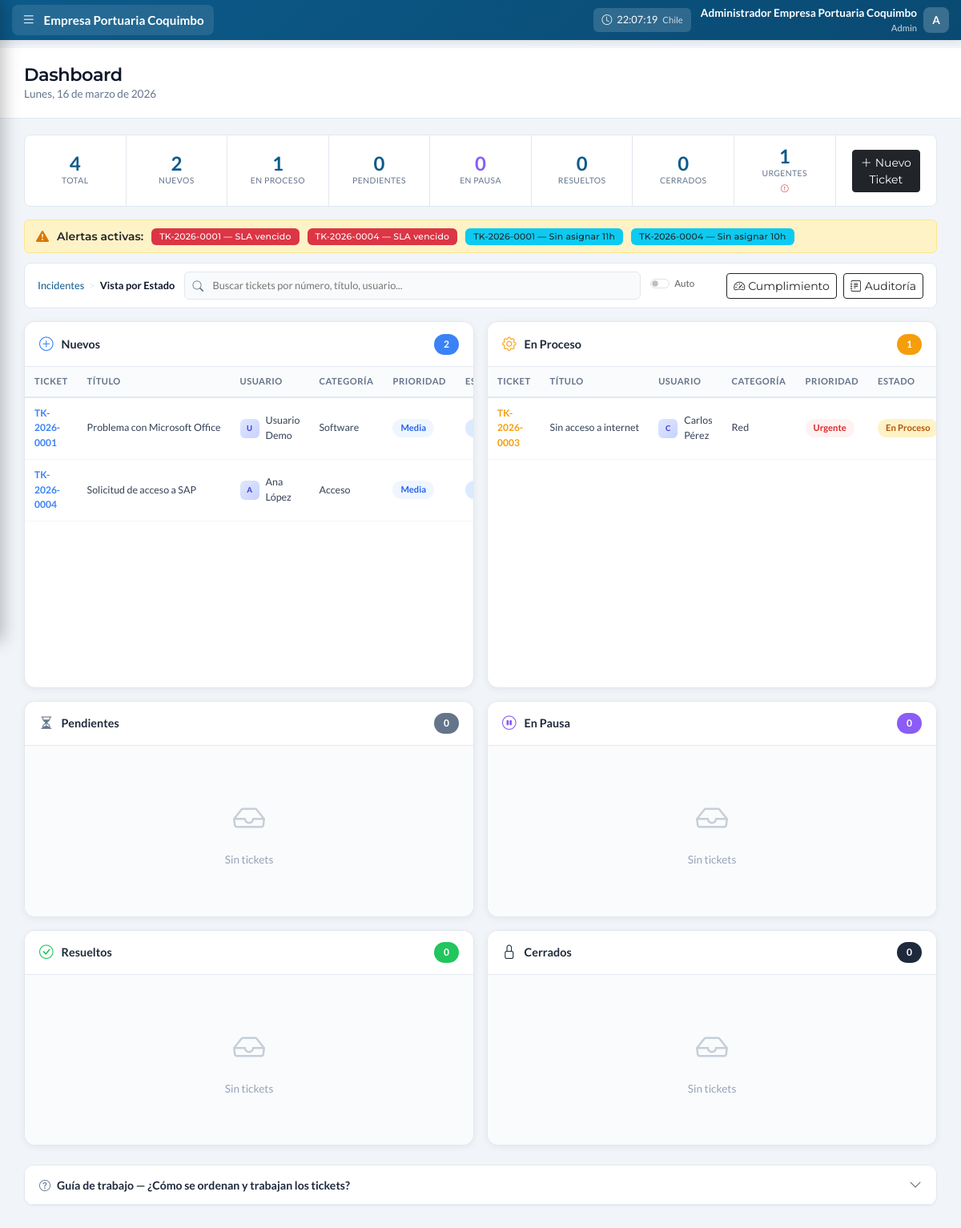
/soporte_admin.php (signed in), run on the app's committed database.
### tables this page shows
CREATE TABLE IF NOT EXISTS users (
    id INT AUTO_INCREMENT PRIMARY KEY,
    name VARCHAR(100) NOT NULL,
    username VARCHAR(50) NOT NULL UNIQUE,
    email VARCHAR(150) NOT NULL UNIQUE,
    password VARCHAR(255) NOT NULL,
    role ENUM('admin', 'soporte', 'social', 'denuncia', 'user') NOT NULL DEFAULT 'user',
    is_active TINYINT(1) DEFAULT 1,
    last_login TIMESTAMP NULL,
    login_attempts INT DEFAULT 0,
    locked_until TIMESTAMP NULL,
    birthday DATE DEFAULT NULL,
    phone VARCHAR(20) DEFAULT NULL,
    department VARCHAR(100) DEFAULT NULL,
    position VARCHAR(100) DEFAULT NULL,
    avatar VARCHAR(255) DEFAULT NULL,
    bio TEXT DEFAULT NULL,
    created_at TIMESTAMP DEFAULT CURRENT_TIMESTAMP,
    updated_at TIMESTAMP DEFAULT CURRENT_TIMESTAMP ON UPDATE CURRENT_TIMESTAMP,
    INDEX idx_username (username),
    INDEX idx_email (email),
    INDEX idx_role (role)
);

CREATE TABLE IF NOT EXISTS tickets (
    id INT AUTO_INCREMENT PRIMARY KEY,
    ticket_number VARCHAR(20) NOT NULL UNIQUE,
    user_id INT DEFAULT NULL,
    user_name VARCHAR(100) DEFAULT NULL,
    user_email VARCHAR(150) DEFAULT NULL,
    user_department VARCHAR(100) DEFAULT NULL,
    user_phone VARCHAR(20) DEFAULT NULL,
    category ENUM('hardware', 'software', 'red', 'acceso', 'otro') NOT NULL DEFAULT 'otro',
    priority ENUM('baja', 'media', 'alta', 'urgente') NOT NULL DEFAULT 'media',
    title VARCHAR(200) NOT NULL,
    description TEXT NOT NULL,
    status ENUM('abierto', 'asignado', 'en_proceso', 'pendiente', 'en_pausa', 'resuelto', 'cerrado') DEFAULT 'abierto',
    assigned_to INT DEFAULT NULL,
    assigned_by INT DEFAULT NULL,
    resolution TEXT DEFAULT NULL,
    resolution_type ENUM('solucionado', 'sin_solucion', 'duplicado', 'cancelado') DEFAULT NULL,
    created_at TIMESTAMP DEFAULT CURRENT_TIMESTAMP,
    first_response_at TIMESTAMP NULL,
    assigned_at TIMESTAMP NULL,
    work_started_at TIMESTAMP NULL,
    resolved_at TIMESTAMP NULL,
    closed_at TIMESTAMP NULL,
    updated_at TIMESTAMP DEFAULT CURRENT_TIMESTAMP ON UPDATE CURRENT_TIMESTAMP,
    sla_response_target INT DEFAULT NULL,
    sla_resolution_target INT DEFAULT NULL,
    sla_response_met TINYINT(1) DEFAULT NULL,
    sla_resolution_met TINYINT(1) DEFAULT NULL,
    sla_paused_at TIMESTAMP NULL,
    sla_paused_minutes INT DEFAULT 0,
    FOREIGN KEY (user_id) REFERENCES users(id) ON DELETE SET NULL,
    FOREIGN KEY (assigned_to) REFERENCES users(id) ON DELETE SET NULL,
    FOREIGN KEY (assigned_by) REFERENCES users(id) ON DELETE SET NULL,
    INDEX idx_ticket_number (ticket_number),
    INDEX idx_status (status),
    INDEX idx_priority (priority),
    INDEX idx_assigned (assigned_to),
    INDEX idx_created (created_at)
);

### public/soporte_admin.php (the view, shortened to what the rows shown need)
<?php
require_once '../includes/bootstrap.php';
$user = getCurrentUser();
    ?>
    <?php
$page = $_GET['page'] ?? 'dashboard';
$where = '';
$tickets = $pdo->query("
    SELECT t.*,
           COALESCE(u.name, t.user_name) as user_name,
           a.name as assigned_name,
           (SELECT COUNT(*) FROM ticket_attachments ta WHERE ta.ticket_id = t.id) as attachment_count,
           (SELECT COUNT(*) FROM ticket_comments tc WHERE tc.ticket_id = t.id AND tc.comment LIKE '%Archivos adjuntos%') as comment_attachments,
           CASE WHEN t.status IN ('resuelto', 'cerrado')
               THEN COALESCE(sla.resolution_minutes, CASE t.priority WHEN 'urgente' THEN 240 WHEN 'alta' THEN 480 WHEN 'media' THEN 1440 ELSE 2880 END)
                    - TIMESTAMPDIFF(MINUTE, t.created_at, COALESCE(t.resolved_at, t.updated_at))
               ELSE COALESCE(sla.resolution_minutes, CASE t.priority WHEN 'urgente' THEN 240 WHEN 'alta' THEN 480 WHEN 'media' THEN 1440 ELSE 2880 END)
                    - TIMESTAMPDIFF(MINUTE, t.created_at, NOW())
           END as sla_remaining_min
    FROM tickets t
    LEFT JOIN users u ON t.user_id = u.id
    LEFT JOIN users a ON t.assigned_to = a.id
    LEFT JOIN sla_settings sla ON sla.priority = t.priority AND sla.is_active = 1
    $where
    ORDER BY sla_remaining_min ASC
    LIMIT 100
")->fetchAll();
$slaAlerts = $pdo->query("
    SELECT t.*,
           COALESCE(u.name, t.user_name) as user_name,
           TIMESTAMPDIFF(MINUTE, t.created_at, NOW()) as elapsed_minutes,
           CASE t.priority
               WHEN 'urgente' THEN 60
               WHEN 'alta' THEN 120
               WHEN 'media' THEN 240
               ELSE 480
           END as sla_limit_minutes
    FROM tickets t
    LEFT JOIN users u ON t.user_id = u.id
    WHERE t.status IN ('abierto', 'en_proceso', 'pendiente')
    AND t.first_response_at IS NULL
    HAVING elapsed_minutes >= (sla_limit_minutes * 0.7)
    ORDER BY (elapsed_minutes / sla_limit_minutes) DESC
    LIMIT 5
")->fetchAll();
$unassignedAlerts = $pdo->query("
    SELECT t.*, COALESCE(u.name, t.user_name) as user_name,
           TIMESTAMPDIFF(HOUR, t.created_at, NOW()) as hours_waiting
    FROM tickets t
    LEFT JOIN users u ON t.user_id = u.id
    WHERE t.assigned_to IS NULL
    AND t.status = 'abierto'
    AND t.created_at <= DATE_SUB(NOW(), INTERVAL 2 HOUR)
    ORDER BY t.created_at ASC
    LIMIT 5
")->fetchAll();
$categoryLabels = ['hardware' => 'Hardware', 'software' => 'Software', 'red' => 'Red', 'acceso' => 'Acceso', 'otro' => 'Otro'];
?>
<!DOCTYPE html>
<html lang="es">
<head>
    <link href="https://cdn.jsdelivr.net/npm/bootstrap@5.3.2/dist/css/bootstrap.min.css" rel="stylesheet">
    <link href="https://cdn.jsdelivr.net/npm/bootstrap-icons@1.11.1/font/bootstrap-icons.css" rel="stylesheet">
    <link href="css/soporte-admin.css?v=2" rel="stylesheet">
</head>
<body class="has-sidebar">
    <?php include '../includes/barra_lateral_soporte.php'; ?>
    <main class="main-content">
        <header class="top-header">
            <div class="header-title">
                <?php
                $pageTitles = [
                    'dashboard' => 'Dashboard',
                    'tickets' => 'Gestión de Tickets',
                    'mis_tickets' => 'Mis Tickets Asignados',
                    'mi_cumplimiento' => 'Mi Cumplimiento SLA',
                    'usuarios' => 'Gestión de Usuarios',
                    'nuevo_ticket' => 'Nuevo Ticket',
                    'sla' => 'Cumplimiento',
                    'cumplimiento' => 'Cumplimiento',
                    'auditoria' => 'Auditoría del Sistema',
                    'notificaciones' => 'Destinatarios de Notificaciones',
                ];
                ?>
                <h1><?= $pageTitles[$page] ?? 'Soporte TI' ?></h1>
            </div>
        </header>
        <div class="content-area">
            <?php if ($page === 'dashboard'): ?>
            <?php
            $ticketsByStatusGroup = [
                'abierto' => [], 'en_proceso' => [], 'pendiente' => [],
                'en_pausa' => [], 'resuelto' => [], 'cerrado' => []
            ];
            foreach ($tickets as $t) {
                $st = $t['status'];
                if (isset($ticketsByStatusGroup[$st])) $ticketsByStatusGroup[$st][] = $t;
            }
            ?>
            <?php if (!empty($slaAlerts) || !empty($unassignedAlerts)): ?>
            <div class="sn-alert-bar <?= count($slaAlerts) > 3 ? 'danger' : '' ?>">
                <i class="bi bi-exclamation-triangle-fill" style="color:#d97706; font-size:1rem;"></i>
                <small class="fw-semibold">Alertas activas:</small>
                <?php foreach (array_slice($slaAlerts, 0, 4) as $alert):
                    $pct = round(($alert['elapsed_minutes'] / max($alert['sla_limit_minutes'], 1)) * 100);
                ?>
                <span class="badge bg-<?= $pct >= 100 ? 'danger' : 'warning text-dark' ?>" style="font-size:0.68rem">
                    <?= $alert['ticket_number'] ?> — <?= $pct >= 100 ? 'SLA vencido' : (100-$pct).'% restante' ?>
                </span>
                <?php endforeach; ?>
                <?php foreach (array_slice($unassignedAlerts, 0, 2) as $alert): ?>
                <span class="badge bg-info text-dark" style="font-size:0.68rem">
                    <?= $alert['ticket_number'] ?> — Sin asignar <?= $alert['hours_waiting'] ?>h
                </span>
                <?php endforeach; ?>
            </div>
            <?php endif; ?>
            <div class="row g-3" id="dashStatusLanes">
                <?php
                $laneConfig = [
                    'abierto'    => ['label' => 'Nuevos',      'icon' => 'bi-plus-circle',      'color' => '#3b82f6'],
                    'en_proceso' => ['label' => 'En Proceso',  'icon' => 'bi-gear',             'color' => '#f59e0b'],
                    'pendiente'  => ['label' => 'Pendientes',  'icon' => 'bi-hourglass-split', 'color' => '#64748b'],
                    'en_pausa'   => ['label' => 'En Pausa',    'icon' => 'bi-pause-circle',    'color' => '#8b5cf6'],
                    'resuelto'   => ['label' => 'Resueltos',   'icon' => 'bi-check-circle',    'color' => '#22c55e'],
                    'cerrado'    => ['label' => 'Cerrados',    'icon' => 'bi-lock',            'color' => '#1e293b'],
                ];
                $statusLabelsShort = ['abierto' => 'Abierto', 'en_proceso' => 'En Proceso', 'pendiente' => 'Pendiente', 'en_pausa' => 'En Pausa', 'resuelto' => 'Resuelto', 'cerrado' => 'Cerrado'];
                foreach ($laneConfig as $statusKey => $lane):
                    $laneTickets = $ticketsByStatusGroup[$statusKey] ?? [];
                ?>
                <div class="col-lg-6">
                    <div class="lane-card lane-<?= $statusKey ?>">
                        <div class="lane-header">
                            <span class="lane-title"><i class="bi <?= $lane['icon'] ?>"></i><?= $lane['label'] ?></span>
                            <span class="lane-count"><?= count($laneTickets) ?></span>
                        </div>
                        <?php if (!empty($laneTickets)): ?>
                        <div class="lane-body">
                            <table class="lane-table">
                                <thead>
                                    <tr>
                                        <th>Ticket</th>
                                        <th>Título</th>
                                        <th>Usuario</th>
                                        <th>Categoría</th>
                                        <th>Prioridad</th>
                                        <th>Estado</th>
                                    </tr>
                                </thead>
                                <tbody>
                                <?php foreach ($laneTickets as $t):
                                ?>
                                <tr onclick="window.location='detalle_ticket.php?id=<?= $t['id'] ?>&from=dashboard'" class="ticket-row" data-ticket-id="<?= $t['id'] ?>" data-search="<?= strtolower($t['ticket_number'] . ' ' . htmlspecialchars($t['title']) . ' ' . ($t['user_name'] ?? '') . ' ' . ($t['assigned_name'] ?? '')) ?>">
                                    <td><span class="ticket-link"><?= $t['ticket_number'] ?></span></td>
                                    <td style="max-width:200px; overflow:hidden; text-overflow:ellipsis; white-space:nowrap;"><?= htmlspecialchars($t['title']) ?></td>
                                    <td>
                                        <div class="user-cell">
                                            <div class="user-avatar"><?= strtoupper(substr($t['user_name'] ?? 'U', 0, 1)) ?></div>
                                            <span><?= htmlspecialchars($t['user_name'] ?? '-') ?></span>
                                        </div>
                                    </td>
                                    <td><?= $categoryLabels[$t['category']] ?? ucfirst($t['category']) ?></td>
                                    <td><span class="priority-badge <?= $t['priority'] ?>"><?= ucfirst($t['priority']) ?></span></td>
                                    <td><span class="status-badge <?= $t['status'] ?>"><?= $statusLabelsShort[$t['status']] ?? ucfirst($t['status']) ?></span></td>
                                </tr>
                                <?php endforeach; ?>
                                </tbody>
                            </table>
                        </div>
                        <?php else: ?>
                        <div class="lane-empty">
                            <i class="bi bi-inbox"></i> Sin tickets
                        </div>
                        <?php endif; ?>
                    </div>
                </div>
                <?php endforeach; ?>
            </div>
            <?php endif; ?>
        </div>
    </main>
</body>
</html>

### includes/barra_lateral_soporte.php (shortened to what the rows shown need)
<link href="css/sidebar-soporte.css" rel="stylesheet">
<div class="epco-topbar">
    <div class="topbar-right">
        <div class="topbar-user">
            <div class="topbar-user-info d-none d-md-block">
                <div class="topbar-user-name"><?= htmlspecialchars($user['name']) ?></div>
                <div class="topbar-user-role"><?= ucfirst($user['role']) ?></div>
            </div>
            <div class="dropdown">
                <div class="topbar-avatar" role="button" data-bs-toggle="dropdown">
                    <?= strtoupper(substr($user['name'], 0, 1)) ?>
                </div>
            </div>
        </div>
    </div>
</div>

### data on the page
users: name "Administrador Empresa Portuaria Coquimbo", role "Admin", name "A"
tickets: ticket_number "TK-2026-0001", hours_waiting "11", title "Problema con Microsoft Office", user_name "U", user_name "Usuario Demo", category "Software", priority "Media"
tickets: ticket_number "TK-2026-0004", hours_waiting "10", title "Solicitud de acceso a SAP", user_name "A", user_name "Ana López", category "Acceso", priority "Media"
tickets: ticket_number "TK-2026-0003", title "Sin acceso a internet", user_name "C", user_name "Carlos Pérez", category "Red", priority "Urgente", status "En Proceso"

### other printed values
$pageTitles[$page] "Dashboard"
$stats['total'] "4"
$stats['abiertos'] "2"
$stats['en_proceso'] "1"
$stats['pendientes'] "0"
$stats['en_pausa'] "0"
$stats['resueltos'] "0"
$stats['cerrados'] "0"
$stats['urgentes'] "1"
$lane['label'] "Nuevos"
count($laneTickets) "2"
$lane['label'] "En Proceso"
count($laneTickets) "1"
$lane['label'] "Pendientes"
count($laneTickets) "0"
